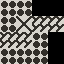

Below is a game level as drawn by its tile map, then a one-line description and the .tmx file that defines it, in full:
An orthogonal 4x4 tile map with 16x16 px tiles, 1 tile layer (Tile Layer 1).

<map version="1.10" tiledversion="1.11.0" orientation="orthogonal" renderorder="right-down" width="4" height="4" tilewidth="16" tileheight="16" infinite="0" nextlayerid="2" nextobjectid="1">
 <tileset firstgid="1" source="tiles.tsx" />
 <layer id="1" name="Tile Layer 1" width="4" height="4">
  <data encoding="csv">
3,3,0,0,
3,2,4,4,
4,4,3,0,
3,3,3,0
</data>
 </layer>
</map>
